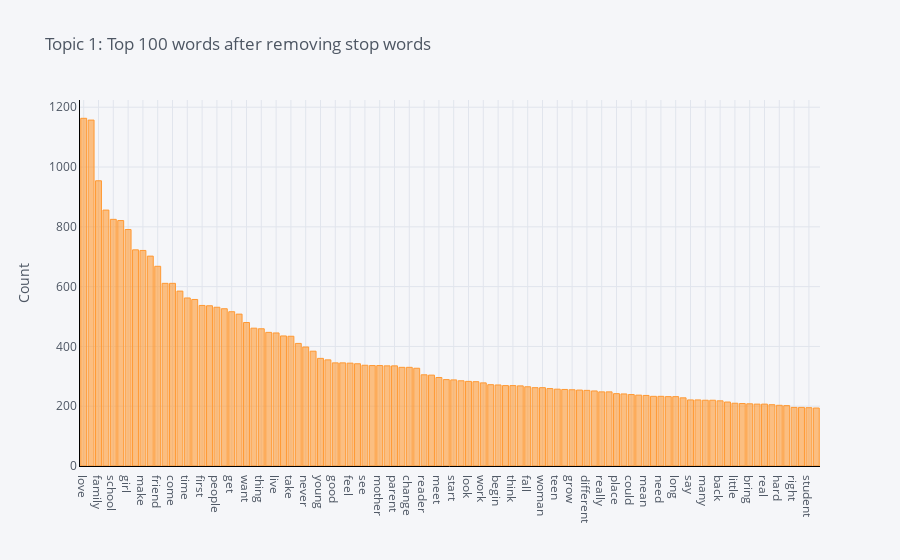

Notebook code cell kept with this figure:
### Markdown cell above
### Frequency Distribution of Topic 1
plot_model() can also be used to analyze the same plots for specific topics. To generate plots at topic level, function requires trained model object to be passed inside plot_model(). In example below we will generate frequency distribution on Topic 1 only as defined by topic_num parameter.

### Code cell
plot_model(nmf, plot = 'frequency', topic_num = 'Topic 1')

### Figure 1 — Plotly figure (JSON) as saved in the notebook; plotly's stock layout.template omitted (floating-point values rounded to 4 significant figures)
{"data": [{"marker": {"color": "rgba(255, 153, 51, 0.6)", "line": {"color": "rgba(255, 153, 51, 1.0)", "width": 1}}, "name": "count", "orientation": "v", "text": "", "type": "bar", "x": ["love", "life", "family", "story", "school", "know", "girl", "find", "make", "new", "friend", "world", "come", "boy", "time", "even", "first", "way", "people", "go", "get", "book", "want", "year", "thing", "day", "live", "help", "take", "tell", "never", "child", "young", "may", "good", "novel", "feel", "become", "see", "author", "mother", "learn", "parent", "secret", "change", "ever", "reader", "high", "meet", "home", "start", "leave", "look", "must", "work", "face", "begin", "well", "think", "keep", "fall", "try", "woman", "turn", "teen", "always", "grow", "black", "different", "history", "really", "together", "place", "true", "could", "also", "mean", "heart", "need", "would", "long", "name", "say", "move", "many", "lose", "back", "kid", "little", "include", "bring", "dream", "real", "great", "hard", "call", "right", "old", "student", "man"], "y": [1163, 1157, 954, 856, 825, 821, 791, 723, 721, 702, 668, 611, 611, 585, 562, 557, 537, 536, 531, 526, 516, 508, 480, 461, 459, 447, 445, 435, 434, 410, 398, 384, 360, 355, 345, 345, 344, 342, 337, 336, 336, 335, 335, 330, 330, 327, 305, 304, 296, 289, 288, 285, 283, 282, 278, 272, 271, 269, 269, 268, 265, 262, 262, 259, 257, 256, 255, 254, 253, 251, 248, 248, 242, 241, 239, 237, 236, 233, 233, 232, 232, 228, 221, 221, 220, 220, 218, 214, 210, 209, 208, 207, 207, 205, 203, 202, 196, 196, 195, 194]}], "layout": {"legend": {"bgcolor": "#F5F6F9", "font": {"color": "#4D5663"}}, "paper_bgcolor": "#F5F6F9", "plot_bgcolor": "#F5F6F9", "title": {"font": {"color": "#4D5663"}, "text": "Topic 1: Top 100 words after removing stop words"}, "xaxis": {"gridcolor": "#E1E5ED", "linecolor": "black", "showgrid": true, "tickfont": {"color": "#4D5663"}, "title": {"font": {"color": "#4D5663"}, "text": ""}, "zerolinecolor": "#E1E5ED"}, "yaxis": {"gridcolor": "#E1E5ED", "linecolor": "black", "showgrid": true, "tickfont": {"color": "#4D5663"}, "title": {"font": {"color": "#4D5663"}, "text": "Count"}, "zerolinecolor": "#E1E5ED"}}}
